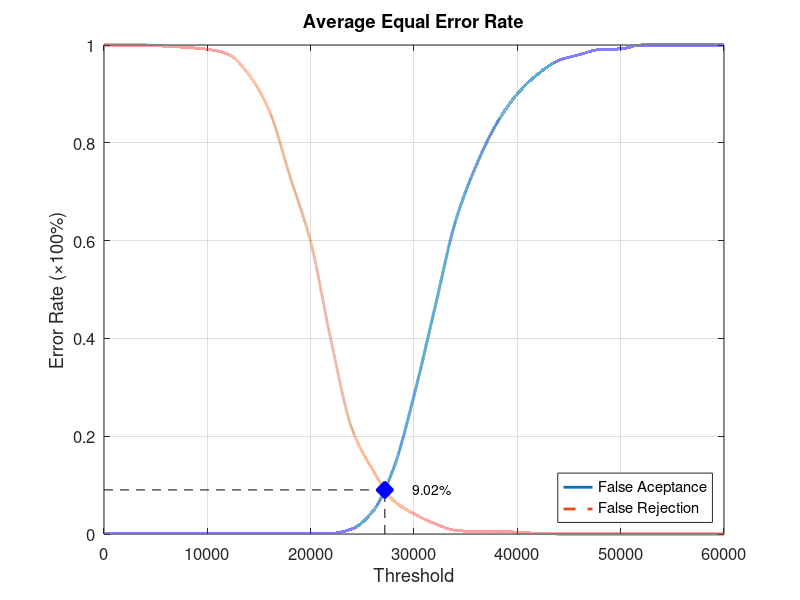
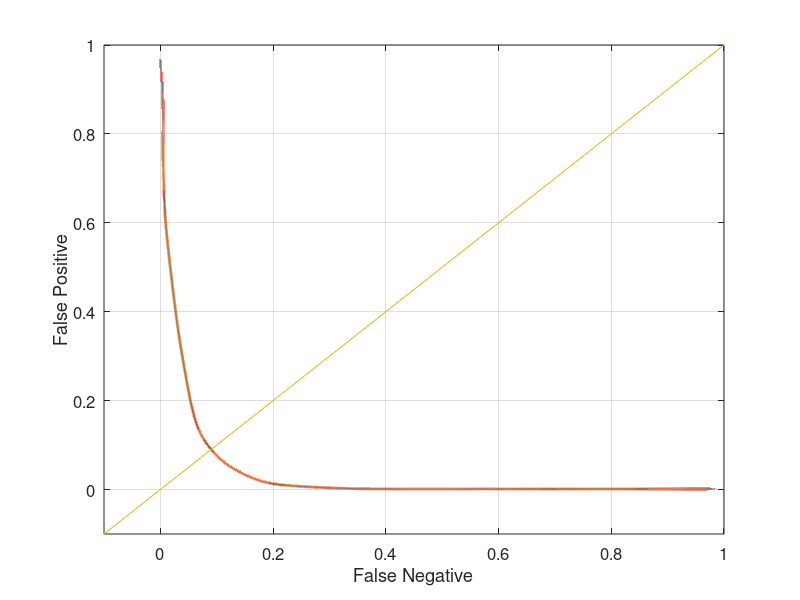

The MATLAB script that drew these images, in order:
function yEER = Experiment5Average
close all;
clear;
clc;
x = 0:2000:60000;
xq = 0:0.5:60000;

y0 = [0 0.00131579 0.00131579 0.00131579 0.00131579 0.00131579 0.00131579 0.00131579 0.00131579 0.00131579 0.00131579 0.00131579 0.0105263 0.0460526 0.132895 0.282895 0.460526 0.638158 0.752632 0.839474 0.9 0.940789 0.968421 0.980263 0.990789 0.992105 1 1 1 1 1];
yy0 = interp1(x, y0, xq, 'pchip');
y1 = [1 1 1 0.9975 0.995 0.99125 0.98125 0.94 0.865 0.73125 0.5975 0.3925 0.215 0.13125 0.06875 0.04125 0.02125 0.0075 0.005 0.005 0.00375 0.00125 0 0 0 0 0 0 0 0 0];
yy1 = interp1(x, y1, xq, 'pchip');

% Calculating EER: 
y2 = abs(y0 - y1);
find(y2 == min(y2))
yy2 = abs(yy0 - yy1);
xEER = find(yy2 == min(yy2));
xEERIndex = xq(xEER) % X-axis EER
yEER = yy0(xEER) % Y-axis EER

main = figure
plot(xq, yy0,'-','LineWidth', 2);	hold on
plot(xq, yy1,'--','LineWidth', 2);	hold on
plot([xEERIndex xEERIndex], [0 yEER], 'k--');	hold on
plot([0 xEERIndex], [yEER yEER], 'k--');	hold on
plot(xEERIndex, yEER, 'bx', 'LineWidth', 10);	hold on
text(xEERIndex + 10 * xEERIndex / 100, yEER, [num2str(round((10000 * yEER)) / 100) '%'])
legend('False Aceptance', 'False Rejection', 'Location', 'SouthEast')
xlabel('Threshold')
ylabel('Error Rate (\times100%)')
title('Average Equal Error Rate')
set(gca, 'FontSize', 12)
axis([0 60000 0 1])
grid on

print(main, 'Experiment5AverageMain', '-dpng');
FNRxFPR = figure('Color', [1 1 1]);
plot(yy1, yy0, '-', yy1, yy0, 'LineWidth', 2);
hold on
y = -0.1:0.1:1
plot(y, y); 
set(gca, 'FontSize', 12)
xlabel('False Negative')
ylabel('False Positive')
axis([-0.1 1 -0.1 1])
set(gca, 'FontSize', 12)
grid on

print(FNRxFPR, 'Experiment5AverageFNRxFPR','-dpng');
end
